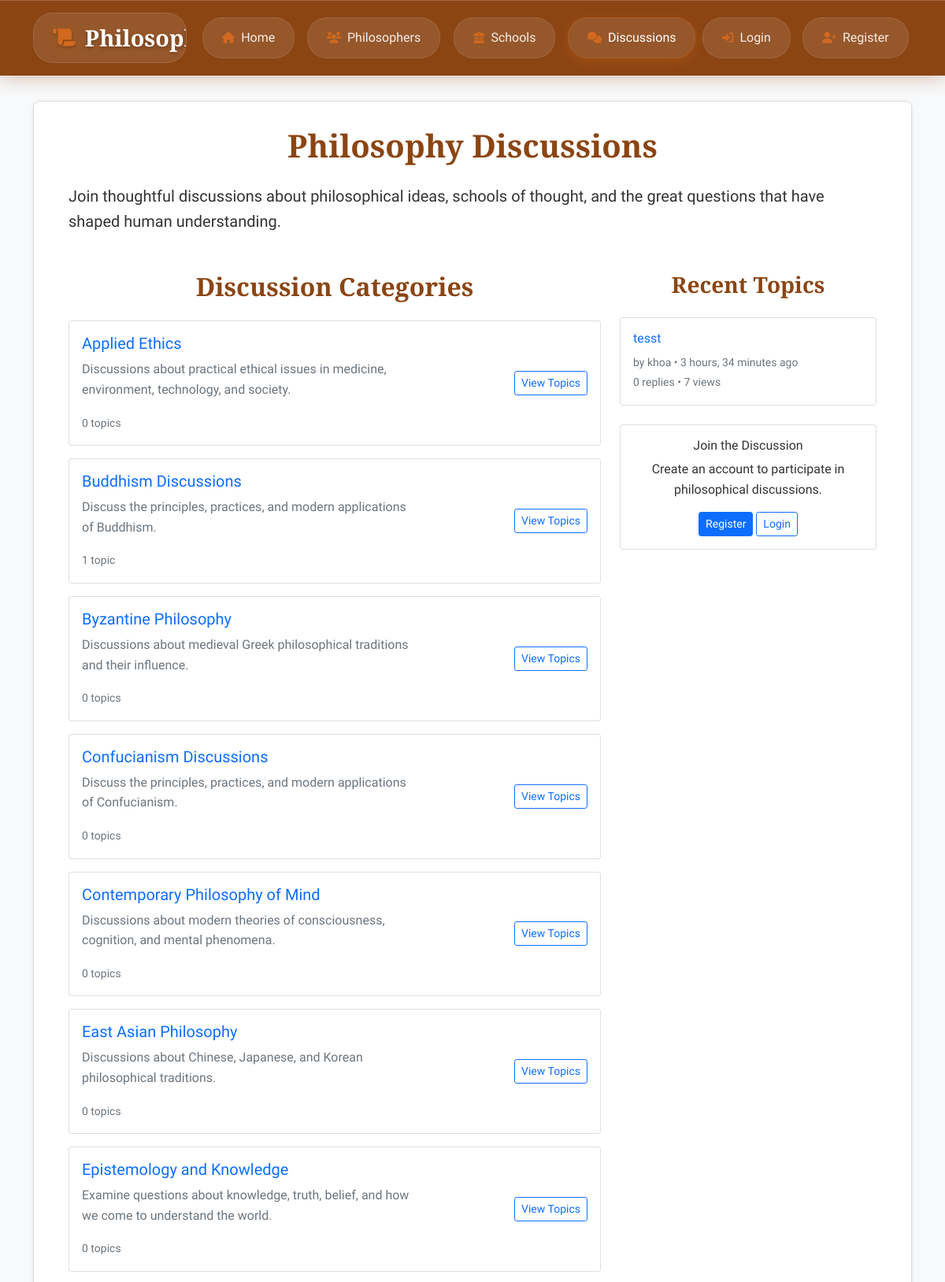
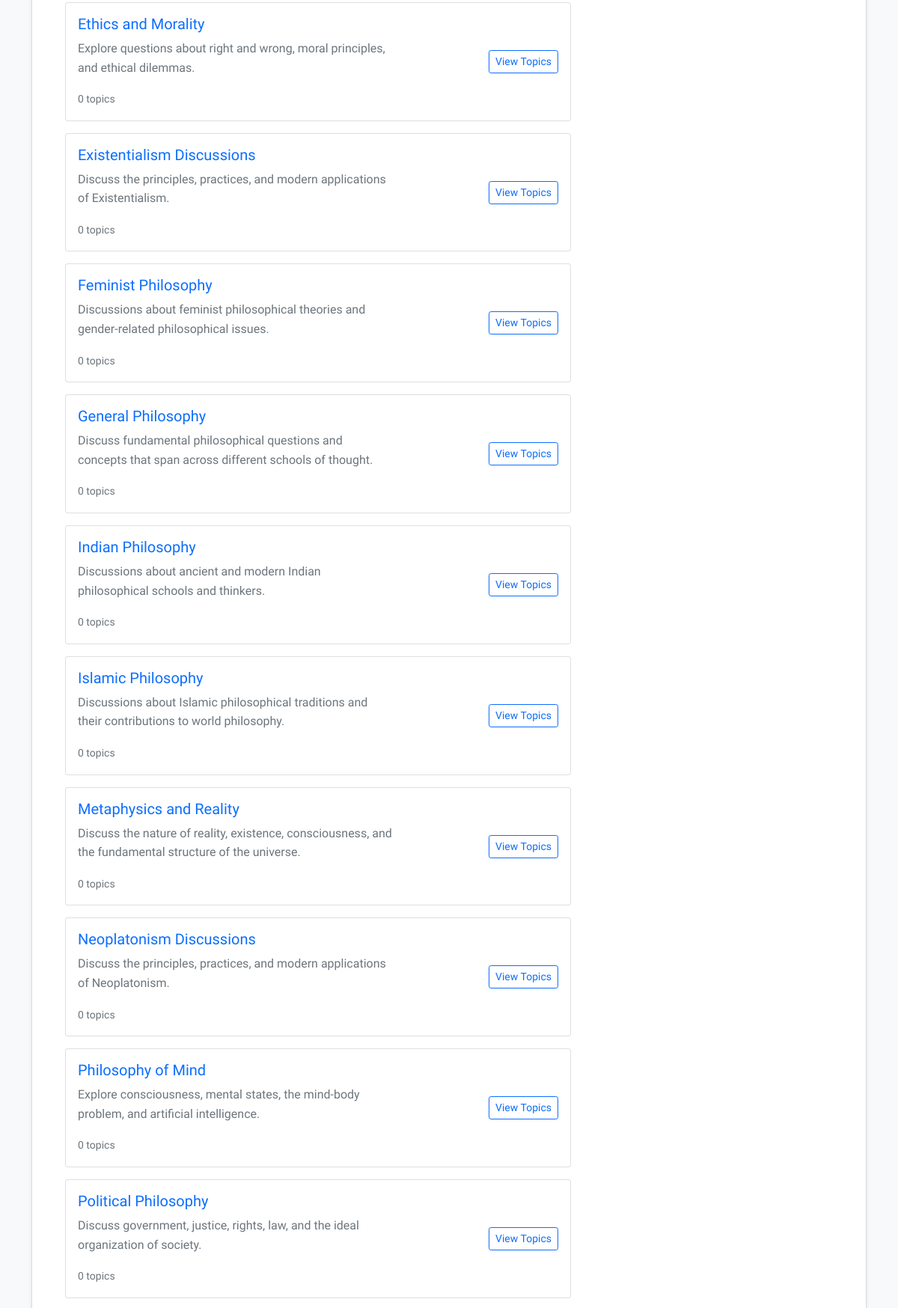
The app's page /discussions/ (upper part) with its own data (2 pictures, top to bottom).
### chat/models.py (models this page shows, shortened)
class DiscussionCategory(models.Model):
    name = models.CharField(max_length=100)
    description = models.TextField(blank=True)
    school = models.ForeignKey(PhilosophySchool, on_delete=models.CASCADE, null=True, blank=True)
    created_at = models.DateTimeField(auto_now_add=True)
    class Meta:
        ordering = ['name']
        verbose_name_plural = "Discussion Categories"

class DiscussionTopic(models.Model):
    title = models.CharField(max_length=200)
    content = models.TextField()
    author = models.ForeignKey(User, on_delete=models.CASCADE)
    category = models.ForeignKey(DiscussionCategory, on_delete=models.CASCADE, related_name='topics')
    created_at = models.DateTimeField(auto_now_add=True)
    updated_at = models.DateTimeField(auto_now=True)
    is_pinned = models.BooleanField(default=False)
    is_locked = models.BooleanField(default=False)
    views = models.PositiveIntegerField(default=0)
    def get_reply_count(self):
        return self.replies.count()
    class Meta:
        ordering = ['-is_pinned', '-updated_at']

### chat/views.py (the view)
# urls.py: path('', views.discussions_home, name='home'),
def discussions_home(request):
    categories = DiscussionCategory.objects.all()
    recent_topics = DiscussionTopic.objects.order_by('-updated_at')[:5]
    context = {
        'categories': categories,
        'recent_topics': recent_topics,
    }
    return render(request, 'discussions/home.html', context)

### templates/discussions/home.html (shortened to what this page needs)
{% extends 'base.html' %}
{% block content %}
<div class="container">
    <div class="row">
        <div class="col-12">
            <h1 class="vintage-header mb-4">Philosophy Discussions</h1>
            <p class="lead mb-5">
                Join thoughtful discussions about philosophical ideas, schools of thought, and the great questions that have shaped human understanding.
            </p>
        </div>
    </div>
    <div class="row">
        <div class="col-lg-8">
            <h2 class="vintage-header mb-4">Discussion Categories</h2>
            {% for category in categories %}
            <div class="card mb-3">
                <div class="card-body">
                    <div class="row align-items-center">
                        <div class="col-md-8">
                            <h5 class="card-title">
                                <a href="{% url 'discussions:category_detail' category.pk %}" class="text-decoration-none">
                                    {{ category.name }}
                                </a>
                            </h5>
                            <p class="card-text text-muted">{{ category.description|truncatewords:20 }}</p>
                            <small class="text-muted">
                                {{ category.topics.count }} topic{{ category.topics.count|pluralize }}
                            </small>
                        </div>
                        <div class="col-md-4 text-end">
                            <a href="{% url 'discussions:category_detail' category.pk %}" class="btn btn-outline-primary btn-sm">
                                View Topics
                            </a>
                        </div>
                    </div>
                </div>
            </div>
            {% empty %}
            <div class="card">
                <div class="card-body text-center">
                    <p class="card-text">No discussion categories available yet.</p>
                </div>
            </div>
            {% endfor %}
        </div>
        <div class="col-lg-4">
            <h3 class="vintage-header mb-4">Recent Topics</h3>
            {% for topic in recent_topics %}
            <div class="card mb-3">
                <div class="card-body">
                    <h6 class="card-title">
                        <a href="{% url 'discussions:topic_detail' topic.pk %}" class="text-decoration-none">
                            {{ topic.title|truncatewords:8 }}
                        </a>
                    </h6>
                    <small class="text-muted">
                        by {{ topic.author.username }} • {{ topic.created_at|timesince }} ago
                    </small>
                    <br>
                    <small class="text-muted">
                        {{ topic.get_reply_count }} repl{{ topic.get_reply_count|pluralize:"y,ies" }} •
                        {{ topic.views }} view{{ topic.views|pluralize }}
                    </small>
                </div>
            </div>
            {% empty %}
            <div class="card">
                <div class="card-body text-center">
                    <p class="card-text">No recent topics.</p>
                </div>
            </div>
            {% endfor %}
            {% if not user.is_authenticated %}
            <div class="card mt-4">
                <div class="card-body text-center">
                    <h6 class="card-title">Join the Discussion</h6>
                    <p class="card-text">Create an account to participate in philosophical discussions.</p>
                    <a href="{% url 'philosophers:register' %}" class="btn btn-primary btn-sm">Register</a>
                    <a href="{% url 'login' %}" class="btn btn-outline-primary btn-sm">Login</a>
                </div>
            </div>
            {% endif %}
        </div>
    </div>
</div>
{% endblock %}

### static/css/style.css (style rules this page uses)
body { background: #f8f9fa; color: #333; font-family: 'Georgia', serif; line-height: 1.6; margin: 0; padding: 0; }
.vintage-header { font-family: 'Playfair Display', serif; color: #8B4513; text-align: center; margin-bottom: 2rem; font-weight: 600; transition: color 0.3s ease; }
.text-center { text-align: center; }
.mb-4 { margin-bottom: 1rem; }
.mt-4 { margin-top: 1rem; }

### records on screen
DiscussionCategory: name "Applied Ethics", description "Discussions about practical ethical issues in medicine, environment, technology, and society.", topics.count "0"
DiscussionCategory: name "Buddhism Discussions", description "Discuss the principles, practices, and modern applications of Buddhism.", topics.count "1"
DiscussionCategory: name "Byzantine Philosophy", description "Discussions about medieval Greek philosophical traditions and their influence.", topics.count "0"
DiscussionCategory: name "Confucianism Discussions", description "Discuss the principles, practices, and modern applications of Confucianism.", topics.count "0"
DiscussionCategory: name "Contemporary Philosophy of Mind", description "Discussions about modern theories of consciousness, cognition, and mental phenomena.", topics.count "0"
DiscussionCategory: name "East Asian Philosophy", description "Discussions about Chinese, Japanese, and Korean philosophical traditions.", topics.count "0"
DiscussionCategory: name "Epistemology and Knowledge", description "Examine questions about knowledge, truth, belief, and how we come to understand the world.", topics.count "0"
DiscussionCategory: name "Ethics and Morality", description "Explore questions about right and wrong, moral principles, and ethical dilemmas.", topics.count "0"
DiscussionCategory: name "Existentialism Discussions", description "Discuss the principles, practices, and modern applications of Existentialism.", topics.count "0"
DiscussionCategory: name "Feminist Philosophy", description "Discussions about feminist philosophical theories and gender-related philosophical issues.", topics.count "0"
DiscussionCategory: name "General Philosophy", description "Discuss fundamental philosophical questions and concepts that span across different schools of thought.", topics.count "0"
DiscussionCategory: name "Indian Philosophy", description "Discussions about ancient and modern Indian philosophical schools and thinkers.", topics.count "0"
DiscussionCategory: name "Islamic Philosophy", description "Discussions about Islamic philosophical traditions and their contributions to world philosophy.", topics.count "0"
DiscussionCategory: name "Metaphysics and Reality", description "Discuss the nature of reality, existence, consciousness, and the fundamental structure of the universe.", topics.count "0"
DiscussionCategory: name "Neoplatonism Discussions", description "Discuss the principles, practices, and modern applications of Neoplatonism.", topics.count "0"
DiscussionCategory: name "Philosophy of Mind", description "Explore consciousness, mental states, the mind-body problem, and artificial intelligence.", topics.count "0"
DiscussionCategory: name "Political Philosophy", description "Discuss government, justice, rights, law, and the ideal organization of society.", topics.count "0"
DiscussionTopic: title "tesst", author.username "khoa", created_at "3 hours, 34 minutes", get_reply_count "0", views "7"
